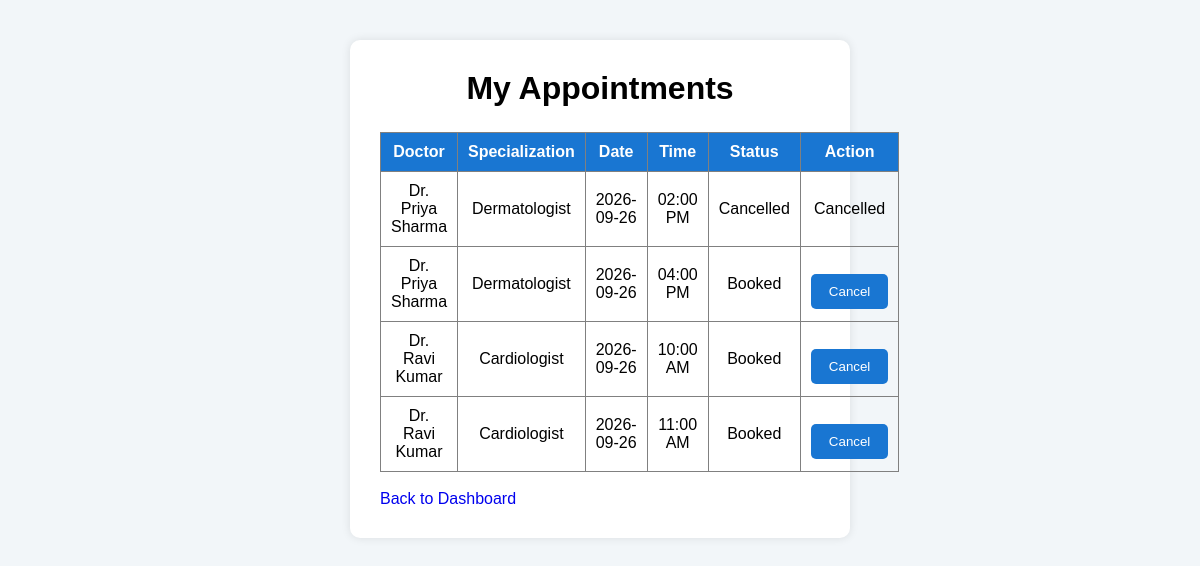
/appointments (signed in), run on the app's committed database.
### tables this page shows
CREATE TABLE appointments (
            id INTEGER PRIMARY KEY AUTOINCREMENT,
            patient_id INTEGER,
            doctor_id INTEGER,
            slot_id INTEGER,
            status TEXT DEFAULT 'Booked'
        );

CREATE TABLE doctors (
            id INTEGER PRIMARY KEY AUTOINCREMENT,
            name TEXT NOT NULL,
            specialization TEXT NOT NULL,
            experience INTEGER
        );

CREATE TABLE slots (
            id INTEGER PRIMARY KEY AUTOINCREMENT,
            doctor_id INTEGER,
            date TEXT NOT NULL,
            time TEXT NOT NULL,
            is_available INTEGER DEFAULT 1
        );

### app.py (the view)
@app.route("/appointments")
def appointments():
    if "patient_id" not in session:
        return redirect("/login")
    conn = get_db_connection()
    appointments = conn.execute(
        """
        SELECT
            appointments.id,
            doctors.name AS doctor_name,
            doctors.specialization,
            slots.date,
            slots.time,
            appointments.status
        FROM appointments
        JOIN doctors
        ON appointments.doctor_id = doctors.id
        JOIN slots
        ON appointments.slot_id = slots.id
        WHERE appointments.patient_id = ?
        """,
        (session["patient_id"],)
    ).fetchall()
    conn.close()
    return render_template(
        "appointments.html",
        appointments=appointments
    )

### app.py (called while the page is built)
def get_db_connection():
    conn = sqlite3.connect("hospital.db")
    conn.row_factory = sqlite3.Row
    return conn

### templates/appointments.html (shortened to what this page needs)
<!DOCTYPE html>
<html>
<head>
    <link rel="stylesheet" href="{{ url_for('static', filename='css/style.css') }}">
</head>
<body>
    <div class="container">
        <h1>My Appointments</h1>
        {% if appointments %}
            <table border="1">
                <tr>
                    <th>Doctor</th>
                    <th>Specialization</th>
                    <th>Date</th>
                    <th>Time</th>
                    <th>Status</th>
                    <th>Action</th>
                </tr>
                {% for appointment in appointments %}
                <tr>
                    <td>{{ appointment["doctor_name"] }}</td>
                    <td>{{ appointment["specialization"] }}</td>
                    <td>{{ appointment["date"] }}</td>
                    <td>{{ appointment["time"] }}</td>
                    <td>{{ appointment["status"] }}</td>
                    <td>
                        {% if appointment["status"] != "Cancelled" %}
                            <a href="{{ url_for('cancel_appointment', appointment_id=appointment['id']) }}">
                                <button>Cancel</button>
                            </a>
                        {% else %}
                            Cancelled
                        {% endif %}
                    </td>
                </tr>
                {% endfor %}
            </table>
        {% else %}
            <p>No appointments found.</p>
        {% endif %}
        <br>
        <a href="{{ url_for('dashboard') }}">
            Back to Dashboard
        </a>
    </div>
</body>
</html>

### static/css/style.css (style rules this page uses)
* { margin: 0; padding: 0; box-sizing: border-box; }
body { font-family: Arial, sans-serif; background-color: #f2f6f9; padding: 40px; }
.container { width: 500px; margin: auto; background-color: white; padding: 30px; border-radius: 10px; box-shadow: 0 0 10px rgba(0, 0, 0, 0.1); }
h1 { text-align: center; margin-bottom: 25px; }
button { padding: 10px 18px; margin-top: 15px; border: none; border-radius: 5px; cursor: pointer; background-color: #1976d2; color: white; }
a { text-decoration: none; }
table { width: 100%; border-collapse: collapse; }
th, td { padding: 10px; text-align: center; }
th { background-color: #1976d2; color: white; }

### data on the page
appointments: doctor_name "Dr. Priya Sharma", specialization "Dermatologist", date "2026-09-26", time "02:00 PM", status "Cancelled"
appointments: doctor_name "Dr. Priya Sharma", specialization "Dermatologist", date "2026-09-26", time "04:00 PM", status "Booked"
appointments: doctor_name "Dr. Ravi Kumar", specialization "Cardiologist", date "2026-09-26", time "10:00 AM", status "Booked"
appointments: doctor_name "Dr. Ravi Kumar", specialization "Cardiologist", date "2026-09-26", time "11:00 AM", status "Booked"
